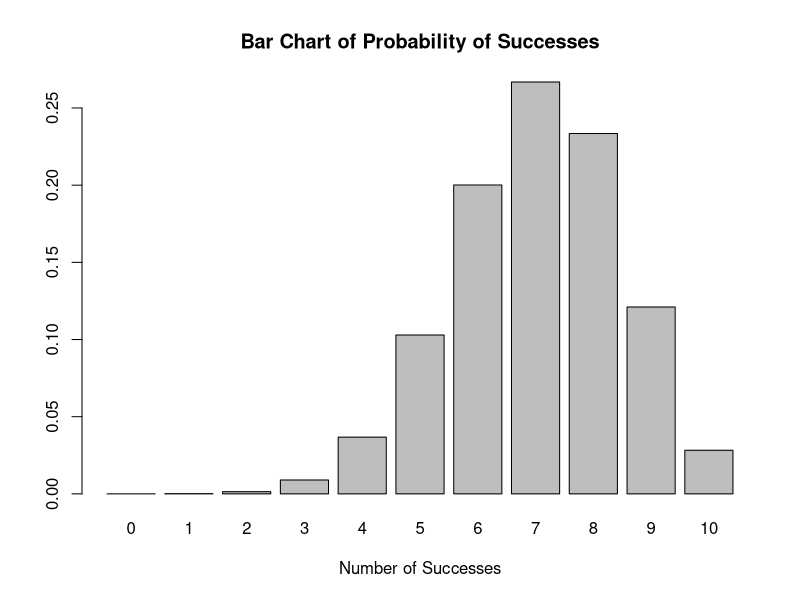

Source code (R):
## ---- chunk 1
knitr::opts_chunk$set(echo = TRUE)
library(magrittr)
## ---- chunk 2
p<-0.7
## ---- chunk 3
prob<-dbinom(0:10,size = 10,prob = 0.7)
probability_Densities<-data.frame(No_Successes = 0:10,prob)
## ---- chunk 4
probability_Densities
## ---- chunk 5
barplot(prob,main = "Bar Chart of Probability of Successes", 
    xlab = "Number of Successes", 
    names.arg = 0:10)
## ---- chunk 6
#Definition of Binomial Mean
mean<-10*0.7 #or
mean
## ---- chunk 7

#Definition of Expectation of Discrete Random Variable
X <- probability_Densities$No_Successes
Prob.X <- probability_Densities$prob
mean <- sum(X * Prob.X)

mean

## ---- chunk 8
median<-qbinom(0.5,size = 10,prob = 0.7)
median
